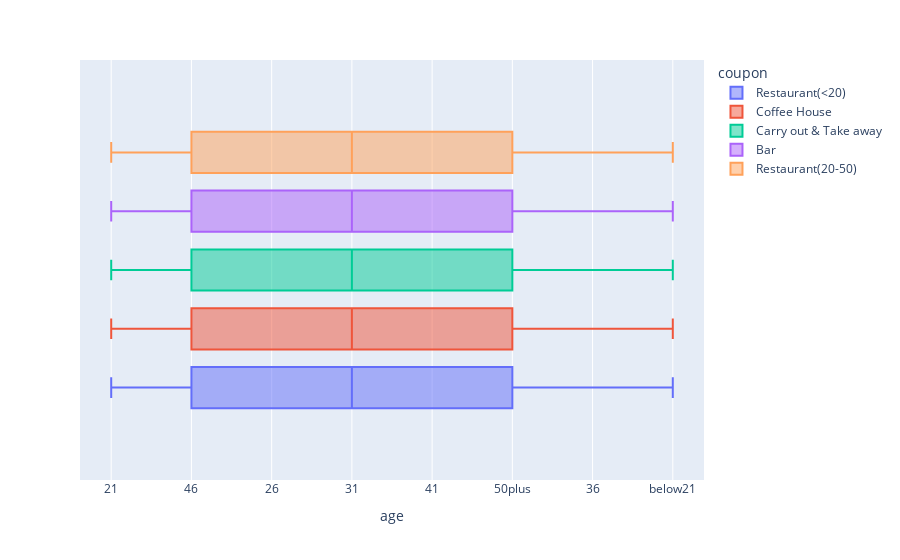

Source (notebook cell):
### Markdown cell above
[Back to top](#Index:) 


### Problem 3: Investigating Churn

**1 Point**

Use the `.value_counts()` method on the `churn` column of `churn_df` to determine the *percent* (value between 0 and 1) of customers churned and not in the dataset.  Assign your results as a pandas Series to `churn_pct` below.

### Code cell
import plotly.express as px
px.box(data_frame=coupons_df, x = 'age', color = 'coupon')

### Figure 1 — Plotly figure (JSON) as saved in the notebook; plotly's stock layout.template omitted (floating-point values rounded to 4 significant figures; data arrays with more than 128 entries replaced by an {"elided": "..."} marker saying what was removed)
{"data": [{"alignmentgroup": "True", "hovertemplate": "coupon=Restaurant(<20)<br>age=%{x}<extra></extra>", "legendgroup": "Restaurant(<20)", "marker": {"color": "#636efa"}, "name": "Restaurant(<20)", "notched": false, "offsetgroup": "Restaurant(<20)", "orientation": "h", "showlegend": true, "type": "box", "x": {"elided": "2786 str values"}, "x0": " ", "xaxis": "x", "y0": " ", "yaxis": "y"}, {"alignmentgroup": "True", "hovertemplate": "coupon=Coffee House<br>age=%{x}<extra></extra>", "legendgroup": "Coffee House", "marker": {"color": "#EF553B"}, "name": "Coffee House", "notched": false, "offsetgroup": "Coffee House", "orientation": "h", "showlegend": true, "type": "box", "x": {"elided": "3996 str values"}, "x0": " ", "xaxis": "x", "y0": " ", "yaxis": "y"}, {"alignmentgroup": "True", "hovertemplate": "coupon=Carry out & Take away<br>age=%{x}<extra></extra>", "legendgroup": "Carry out & Take away", "marker": {"color": "#00cc96"}, "name": "Carry out & Take away", "notched": false, "offsetgroup": "Carry out & Take away", "orientation": "h", "showlegend": true, "type": "box", "x": {"elided": "2393 str values"}, "x0": " ", "xaxis": "x", "y0": " ", "yaxis": "y"}, {"alignmentgroup": "True", "hovertemplate": "coupon=Bar<br>age=%{x}<extra></extra>", "legendgroup": "Bar", "marker": {"color": "#ab63fa"}, "name": "Bar", "notched": false, "offsetgroup": "Bar", "orientation": "h", "showlegend": true, "type": "box", "x": {"elided": "2017 str values"}, "x0": " ", "xaxis": "x", "y0": " ", "yaxis": "y"}, {"alignmentgroup": "True", "hovertemplate": "coupon=Restaurant(20-50)<br>age=%{x}<extra></extra>", "legendgroup": "Restaurant(20-50)", "marker": {"color": "#FFA15A"}, "name": "Restaurant(20-50)", "notched": false, "offsetgroup": "Restaurant(20-50)", "orientation": "h", "showlegend": true, "type": "box", "x": {"elided": "1492 str values"}, "x0": " ", "xaxis": "x", "y0": " ", "yaxis": "y"}], "layout": {"boxmode": "group", "legend": {"title": {"text": "coupon"}, "tracegroupgap": 0}, "margin": {"t": 60}, "xaxis": {"anchor": "y", "domain": [0, 1], "title": {"text": "age"}}, "yaxis": {"anchor": "x", "domain": [0, 1]}}}
